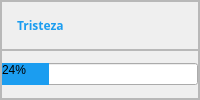
                    <widget class="QFrame" name="frame_13">
                     <property name="frameShape">
                      <enum>QFrame::StyledPanel</enum>
                     </property>
                     <property name="frameShadow">
                      <enum>QFrame::Raised</enum>
                     </property>
                     <layout class="QVBoxLayout" name="verticalLayout_8" stretch="1,1">
                      <property name="spacing">
                       <number>0</number>
                      </property>
                      <property name="leftMargin">
                       <number>0</number>
                      </property>
                      <property name="topMargin">
                       <number>0</number>
                      </property>
                      <property name="rightMargin">
                       <number>0</number>
                      </property>
                      <property name="bottomMargin">
                       <number>0</number>
                      </property>
                      <item>
                       <widget class="QFrame" name="frame_36">
                        <property name="frameShape">
                         <enum>QFrame::StyledPanel</enum>
                        </property>
                        <property name="frameShadow">
                         <enum>QFrame::Raised</enum>
                        </property>
                        <layout class="QHBoxLayout" name="horizontalLayout_20">
                         <property name="spacing">
                          <number>15</number>
                         </property>
                         <property name="leftMargin">
                          <number>0</number>
                         </property>
                         <property name="topMargin">
                          <number>0</number>
                         </property>
                         <property name="rightMargin">
                          <number>0</number>
                         </property>
                         <property name="bottomMargin">
                          <number>0</number>
                         </property>
                         <item>
                          <widget class="QLabel" name="label_22">
                           <property name="sizePolicy">
                            <sizepolicy hsizetype="Fixed" vsizetype="Preferred">
                             <horstretch>0</horstretch>
                             <verstretch>0</verstretch>
                            </sizepolicy>
                           </property>
                           <property name="text">
                            <string>&lt;html&gt;&lt;head/&gt;&lt;body&gt;&lt;p&gt;&lt;img src=&quot;:/Primero/Triste.png&quot;/&gt;&lt;/p&gt;&lt;/body&gt;&lt;/html&gt;</string>
                           </property>
                          </widget>
                         </item>
                         <item>
                          <widget class="QLabel" name="label_28">
                           <property name="font">
                            <font>
                             <family>Open Sans</family>
                             <pointsize>9</pointsize>
                             <weight>75</weight>
                             <bold>true</bold>
                            </font>
                           </property>
                           <property name="styleSheet">
                            <string notr="true">color: rgb(27, 157, 240);</string>
                           </property>
                           <property name="text">
                            <string>Tristeza</string>
                           </property>
                          </widget>
                         </item>
                        </layout>
                       </widget>
                      </item>
                      <item>
                       <widget class="QFrame" name="frame_37">
                        <property name="frameShape">
                         <enum>QFrame::StyledPanel</enum>
                        </property>
                        <property name="frameShadow">
                         <enum>QFrame::Raised</enum>
                        </property>
                        <layout class="QHBoxLayout" name="horizontalLayout_27">
                         <property name="spacing">
                          <number>0</number>
                         </property>
                         <property name="leftMargin">
                          <number>0</number>
                         </property>
                         <property name="topMargin">
                          <number>0</number>
                         </property>
                         <property name="rightMargin">
                          <number>0</number>
                         </property>
                         <property name="bottomMargin">
                          <number>0</number>
                         </property>
                         <item>
                          <widget class="QProgressBar" name="tristeza">
                           <property name="styleSheet">
                            <string notr="true">QProgressBar::chunk {
    background-color: #1B9DF0;
}</string>
                           </property>
                           <property name="value">
                            <number>24</number>
                           </property>
                          </widget>
                         </item>
                        </layout>
                       </widget>
                      </item>
                     </layout>
                    </widget>
